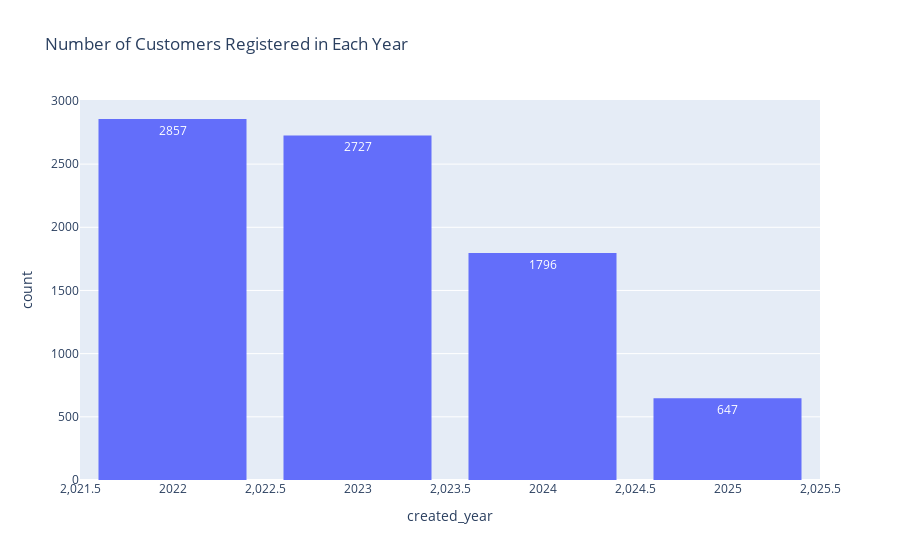

The notebook cell saved with this chart:
### Code cell
# customers registered in each year
px.histogram(
    df_customers, 
    x='created_year', 
    title='Number of Customers Registered in Each Year',
    text_auto=True,
).update_layout(bargap=0.2)

### Figure 1 — Plotly figure (JSON) as saved in the notebook; plotly's stock layout.template omitted (floating-point values rounded to 4 significant figures; data arrays with more than 128 entries replaced by an {"elided": "..."} marker saying what was removed)
{"data": [{"bingroup": "x", "hovertemplate": "created_year=%{x}<br>count=%{y}<extra></extra>", "legendgroup": "", "marker": {"color": "#636efa", "pattern": {"shape": ""}}, "name": "", "orientation": "v", "showlegend": false, "texttemplate": "%{value}", "type": "histogram", "x": {"elided": "8028 float values"}, "xaxis": "x", "yaxis": "y"}], "layout": {"bargap": 0.2, "barmode": "relative", "legend": {"tracegroupgap": 0}, "title": {"text": "Number of Customers Registered in Each Year"}, "xaxis": {"anchor": "y", "domain": [0, 1], "title": {"text": "created_year"}}, "yaxis": {"anchor": "x", "domain": [0, 1], "title": {"text": "count"}}}}
